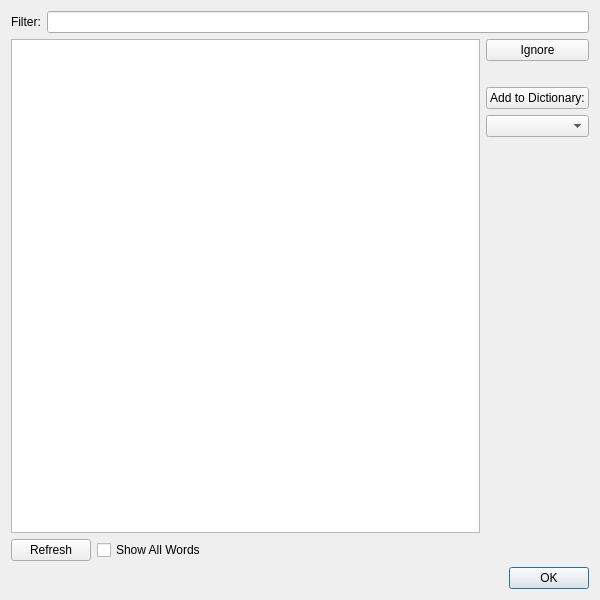
<?xml version="1.0" encoding="UTF-8"?>
<ui version="4.0">
 <class>SpellcheckEditor</class>
 <widget class="QDialog" name="SpellcheckEditor">
  <property name="geometry">
   <rect>
    <x>0</x>
    <y>0</y>
    <width>600</width>
    <height>600</height>
   </rect>
  </property>
  <property name="windowTitle">
   <string>Spellcheck</string>
  </property>
  <layout class="QVBoxLayout" name="verticalLayout_2">
   <item>
    <layout class="QHBoxLayout" name="horizontalLayout_5">
     <item>
      <widget class="QLabel" name="label">
       <property name="text">
        <string>Filter:</string>
       </property>
      </widget>
     </item>
     <item>
      <widget class="QLineEdit" name="FilterText">
       <property name="toolTip">
        <string>List only the entries containing the text you enter.</string>
       </property>
      </widget>
     </item>
    </layout>
   </item>
   <item>
    <layout class="QHBoxLayout" name="horizontalLayout_2">
     <item>
      <widget class="QTreeView" name="SpellcheckEditorTree">
       <property name="sizePolicy">
        <sizepolicy hsizetype="Preferred" vsizetype="Preferred">
         <horstretch>1</horstretch>
         <verstretch>1</verstretch>
        </sizepolicy>
       </property>
       <property name="selectionMode">
        <enum>QAbstractItemView::ExtendedSelection</enum>
       </property>
       <property name="uniformRowHeights">
        <bool>true</bool>
       </property>
      </widget>
     </item>
     <item>
      <layout class="QVBoxLayout" name="verticalLayout" stretch="0,0,0,0,0">
       <item>
        <widget class="QPushButton" name="Ignore">
         <property name="text">
          <string>Ignore</string>
         </property>
         <property name="toolTip">
          <string>Ignore the selected words until Sigil
is restarted or a new book is opened.</string>
         </property>
        </widget>
       </item>
       <item>
        <spacer name="verticalSpacer_2">
         <property name="orientation">
          <enum>Qt::Vertical</enum>
         </property>
         <property name="sizeType">
          <enum>QSizePolicy::Fixed</enum>
         </property>
         <property name="sizeHint" stdset="0">
          <size>
           <width>20</width>
           <height>20</height>
          </size>
         </property>
        </spacer>
       </item>
       <item>
        <widget class="QPushButton" name="Add">
         <property name="sizePolicy">
          <sizepolicy hsizetype="Preferred" vsizetype="Fixed">
           <horstretch>0</horstretch>
           <verstretch>0</verstretch>
          </sizepolicy>
         </property>
         <property name="text">
          <string>Add to Dictionary:</string>
         </property>
         <property name="toolTip">
          <string>Add the selected words to the
dictionary selected below.</string>
         </property>
        </widget>
       </item>
       <item>
        <widget class="QComboBox" name="Dictionaries">
         <property name="sizePolicy">
          <sizepolicy hsizetype="Preferred" vsizetype="Fixed">
           <horstretch>0</horstretch>
           <verstretch>0</verstretch>
          </sizepolicy>
         </property>
         <property name="maximumSize">
          <size>
           <width>150</width>
           <height>16777215</height>
          </size>
         </property>
        </widget>
       </item>
       <item>
        <spacer name="verticalSpacer">
         <property name="orientation">
          <enum>Qt::Vertical</enum>
         </property>
         <property name="sizeHint" stdset="0">
          <size>
           <width>20</width>
           <height>40</height>
          </size>
         </property>
        </spacer>
       </item>
      </layout>
     </item>
    </layout>
   </item>
   <item>
    <layout class="QHBoxLayout" name="horizontalLayout">
     <item>
      <widget class="QPushButton" name="Refresh">
       <property name="text">
        <string>Refresh</string>
       </property>
      </widget>
     </item>
     <item>
      <widget class="QCheckBox" name="ShowAllWords">
       <property name="text">
        <string>Show All Words</string>
       </property>
      </widget>
     </item>
     <item>
      <spacer name="horizontalSpacer">
       <property name="orientation">
        <enum>Qt::Horizontal</enum>
       </property>
       <property name="sizeHint" stdset="0">
        <size>
         <width>40</width>
         <height>20</height>
        </size>
       </property>
      </spacer>
     </item>
    </layout>
   </item>
   <item>
    <layout class="QHBoxLayout" name="horizontalLayout_3" stretch="0">
     <item>
      <widget class="QDialogButtonBox" name="buttonBox">
       <property name="toolTip">
        <string/>
       </property>
       <property name="standardButtons">
        <set>QDialogButtonBox::Ok</set>
       </property>
      </widget>
     </item>
    </layout>
   </item>
  </layout>
 </widget>
 <resources/>
 <connections>
  <connection>
   <sender>buttonBox</sender>
   <signal>accepted()</signal>
   <receiver>SpellcheckEditor</receiver>
   <slot>accept()</slot>
   <hints>
    <hint type="sourcelabel">
     <x>399</x>
     <y>416</y>
    </hint>
    <hint type="destinationlabel">
     <x>399</x>
     <y>219</y>
    </hint>
   </hints>
  </connection>
 </connections>
</ui>
